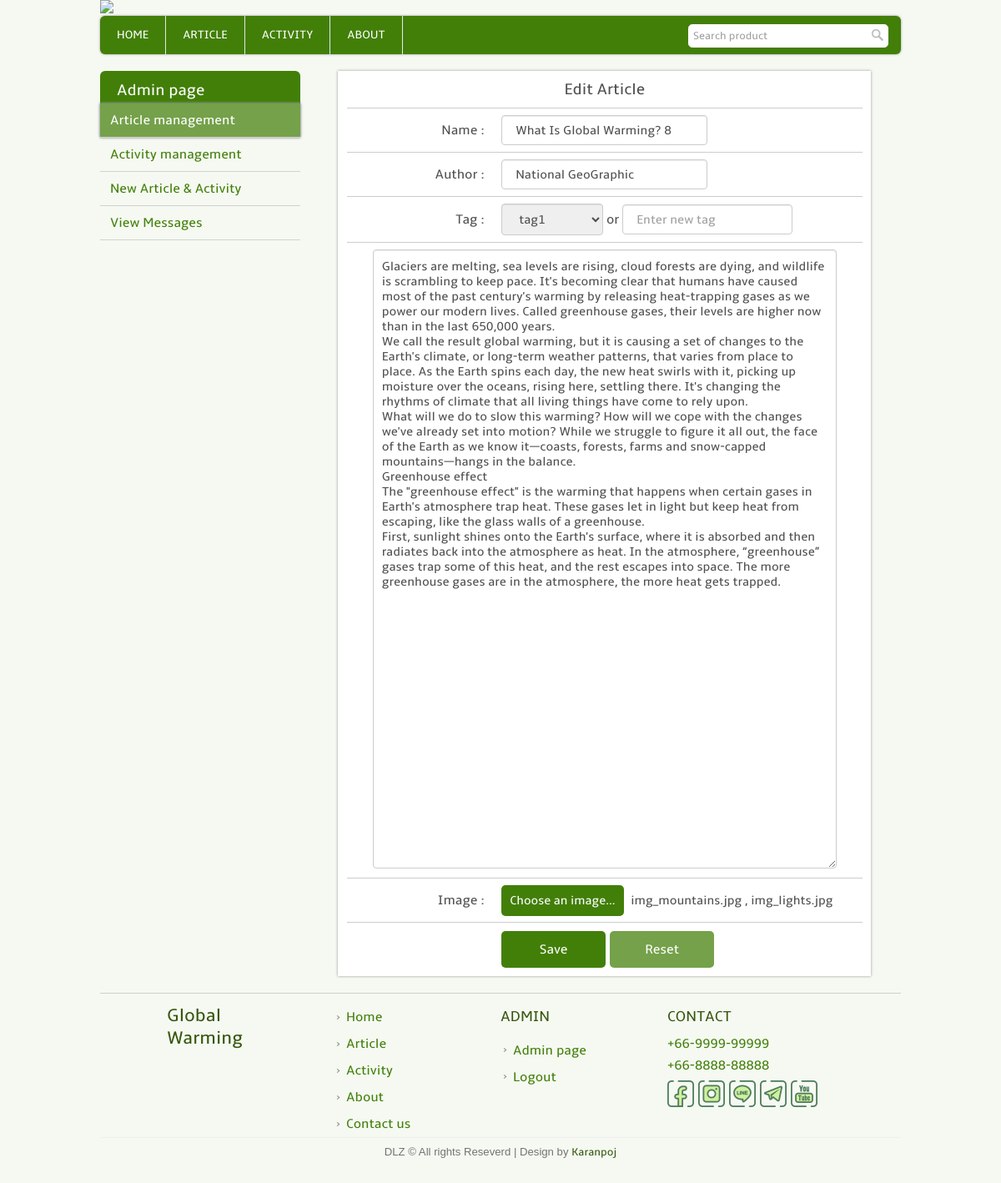
The page /admin_edit_art.php?edit_id=8 (signed in) on the database its author committed.
### tables this page shows
CREATE TABLE `article` (
  `article_id` int(11) NOT NULL,
  `tag_id` int(11) NOT NULL,
  `article_name` varchar(255) NOT NULL,
  `art_author` varchar(255) NOT NULL,
  `article_time` datetime NOT NULL,
  `article_text` text NOT NULL,
  `article_imgs` text NOT NULL,
  `visitor_art` int(11) NOT NULL DEFAULT '0'
);

### template.class.php (called while the page is built, shortened)
<?php
    class Template {
        protected $file;
        protected $values = array();
        public function __construct($file) {
            $this->file = $file;
        }
        public function set($key, $value) {
            $this->values[$key] = $value;
        }
        public function output() {
            $output = file_get_contents($this->file);
            foreach ($this->values as $key => $value) {
            	$tagToReplace = "[@$key]";
            	$output = str_replace($tagToReplace, $value, $output);
            }
            return $output;
        }
    }
?>

### admin_edit_art.php (the view, shortened to what this page needs)
<?php
	require_once('connect.php');
	include("template.class.php");
	if(!isset($_SESSION['adminname']))
	{
		$user_login = false;
		$layout_header = new Template("layout_header.tpl");
		$layout_footer = new Template("layout_footer.tpl");
	}
	else{
		$layout_header = new Template("layout_header_admin.tpl");
		$layout_footer = new Template("layout_footer_admin.tpl");
	}
	$layout_header->set('title','Admin page : Global warming website');
	echo $layout_header->output();
?>
<div class="admin_full">
	<div class="admin_left">
		<table class="admin_menu">
			<tr>
				<th>
					Admin page
				</th>
			</tr>
			<tr>
				<td class="active">
					<a href="admin.php">Article management</a>
				</td>
			</tr>
			<tr>
				<td>
					<a href="admin_activity.php">Activity management</a>
				</td>
			</tr>
			<tr>
				<td>
					<a href="admin_addpost.php">New Article & Activity</a>
				</td>
			</tr>
			<tr>
				<td>
					<a href="admin_messages.php">View Messages</a>
				</td>
			</tr>
		</table>
	</div>
<?php
	$q = "select * from article where article_id = ".$_GET['edit_id'];
	$result = $mysqli -> query($q);
	$row=$result->fetch_array();
?>
	<div class="admin_right">
		<div class="post_form">
			<h3>Edit Article</h3>
			<form method="post" action="admin_save_art.php" enctype="multipart/form-data">
				<table class="add_post_tb">
					<tr>
						<td>
							Name :
						</td>
						<td>
							<input type="text" placeholder="Enter article`s name" name="art_name" value="<?php echo $row['article_name']; ?>" required>
						</td>
						<td></td>
					</tr>
					<tr>
						<td>
							Author :
						</td>
						<td>
							<input type="text" placeholder="Enter Author's name" name="art_author" value="<?php echo $row['art_author']; ?>" required>
						</td>
						<td></td>
					</tr>
					<tr>
						<td>
							Tag :
						</td>
						<td colspan="2">
							<select class="input_select" name="art_tag">
<?php
									$q2 = "SELECT * FROM tags";
									$result2 = $mysqli -> query($q2);
									while($row2=$result2->fetch_array()){
										if($row['tag_id'] == $row2['tag_id']){
											echo "<option value='".$row2['tag_id']."' selected>".$row2['tag_name']."</option>";
										}else{
											echo "<option value='".$row2['tag_id']."'>".$row2['tag_name']."</option>";
										}
									}
?>
							</select> or
							<input type="text" placeholder="Enter new tag" name="new_tag" style="max-width: 204px;">
						</td>
					</tr>
					<tr>
						<td colspan="3" style="text-align: center;padding: 0px;">
<?php
							$text = str_replace("\'", "'", $row['article_text']);
?>
							<textarea name="article_text" rows="40" required><?php echo $text; ?></textarea>
						</td>
					</tr>
					<tr>
						<td style="padding: 18px 20px 18px 0px;">
							Image :
						</td>
						<td colspan="2">
							<label class="filecon">
								<strong>Choose an image...</strong>
							</label>
<?php
							$text2 = str_replace("?#", " , ", $row['article_imgs']);
?>
							<div id="file_show" style="font-size: 15px;padding: 3px 0 0 155px"><?php echo $text2; ?></div>
    					</td>
					</tr>
					<tr>
						<td>
						</td>
						<td colspan="2">
    						<div class="post_form_bt">
      							<button type="submit" class="addbt" name="submit" value="Add">Save</button>
      							<button type="reset"  class="cancelbtn">Reset</button>
    						</div>
    					</td>
					</tr>
				</table>
			</form>
		</div>
	</div>
</div>
<?php
	echo $layout_footer->output();
?>

### css/w3.css (style rules this page uses)
*,*:before,*:after { box-sizing:inherit }
html { -ms-text-size-adjust:100%;-webkit-text-size-adjust:100% }
body { margin:0 }
a { background-color:transparent;-webkit-text-decoration-skip:objects }
img { border-style:none }
button,input,select,textarea { font:inherit;margin:0 }
button,input { overflow:visible }
button,select { text-transform:none }
button,html [type=button],[type=reset],[type=submit] { -webkit-appearance:button }
textarea { overflow:auto }
html,body { font-family:Verdana,sans-serif;font-size:15px;line-height:1.5 }
html { overflow-x:hidden }
h2 { font-size:30px }
h3 { font-size:24px }
h4 { font-size:20px }
h1,h2,h3,h4,h5,h6 { font-family:"Segoe UI",Arial,sans-serif;font-weight:400;margin:10px 0 }
img { margin-bottom:-5px }
a { color:inherit }

### rows shown on the page
article: art_name "What Is Global Warming? 8", art_author "National GeoGraphic", article_text "Glaciers are melting, sea levels are rising, cloud forests are dying, and wildlife is scrambling to keep pace. It's becoming clear that humans have caused most of the past century's warming by releasing heat-trapping gases as we power our modern lives. Called greenhouse gases, their levels are higher now than in the last 650,000 years. We call the result global warming, but it is causing a set of changes to the Earth's climate, or long-term weather patterns, that varies from place to place. As the Earth spins each day, the new heat swirls with it, picking up moisture over the oceans, rising here, settling there. It's changing the rhythms of climate that all living things have come to rely…", article_imgs "img_mountains.jpg , img_lights.jpg"

### other values the page prints
$layout_footer->output() "Global Warming Home Article Activity About Contact us ADMIN Admin page Logout CONTACT +66-9999-99999 +66-8888-88888 DLZ © All rights Reseverd | Design by Karanpoj"
form field art_tag "tag1"
